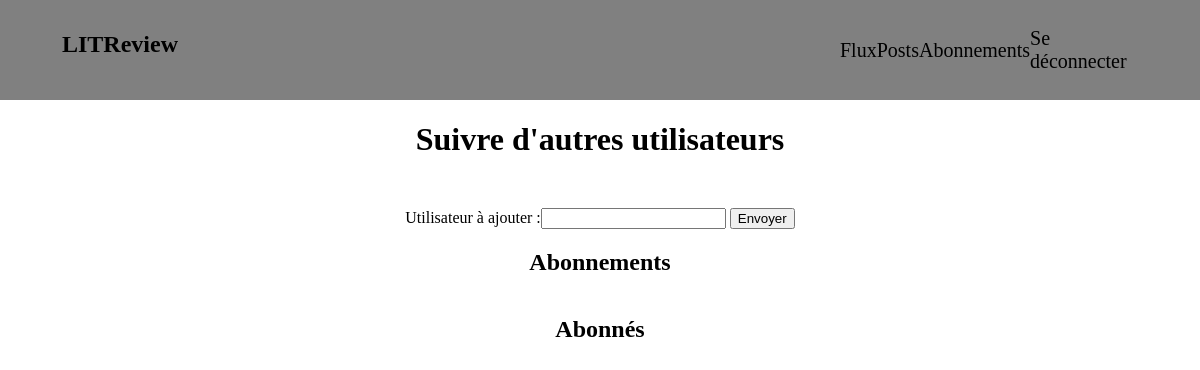
The page /followed/ (signed in) on the database as committed earlier.
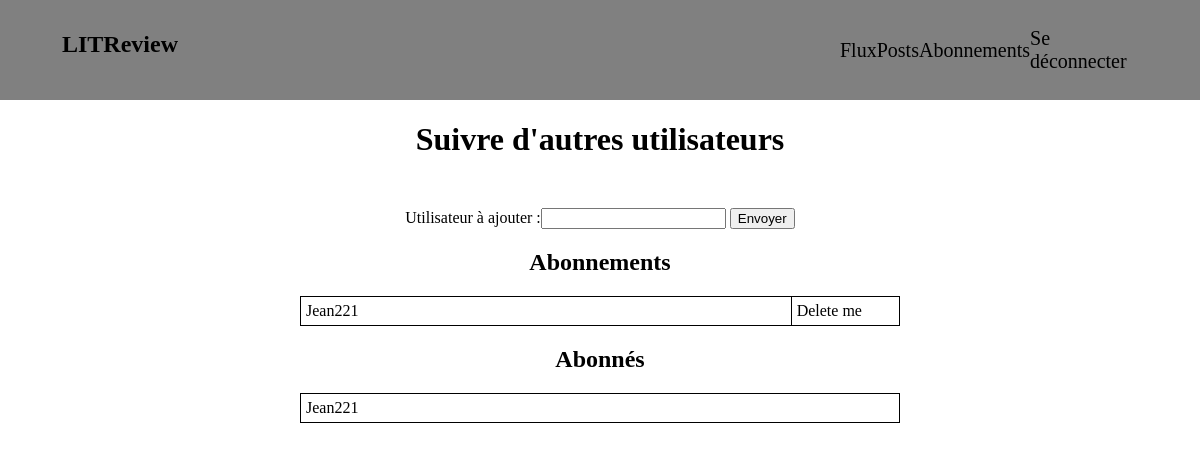
The same page on the database as committed later.
### posts/models.py (models this page shows, shortened)
class UserFollows(models.Model):
    user = models.ForeignKey(to=settings.AUTH_USER_MODEL,on_delete=models.CASCADE,related_name='following')
    followed_user = models.ForeignKey(to=settings.AUTH_USER_MODEL,on_delete=models.CASCADE,related_name='followed_by')
    class Meta:
        unique_together = ('user', 'followed_user', )

### posts/views.py (the view, shortened to what this page needs)
# urls.py: path('followed/',follow,name = 'abonnements'),
def follow(request):
    context = {}
    form = UserForm()
    result_abonnements = []
    result_abonnés = []
    users = User.objects.all()
    for userfollow in UserFollows.objects.all():
        if request.user.id == userfollow.followed_user_id:
            userfollow.username = userfollow.user_id
            result_abonnés.append(userfollow)
        if userfollow.user_id == request.user.id:
            userfollow.username = userfollow.followed_user_id
            result_abonnements.append(userfollow)
    for user in users:
        for abo in result_abonnés:
            if abo.username == user.id:
                abo.username = user.username
        for abonne in result_abonnements:
            if abonne.username == user.id:
                abonne.username = user.username
    context['abonnements'] = result_abonnements
    context['abonnés'] = result_abonnés
    context['form'] = form
    return render(request, "followed.html",context)

### posts/forms.py
class UserForm(forms.Form):
    users = User.objects.all()
    user_to_follow = forms.CharField(label='Utilisateur à ajouter')

### utilisateurs/templates/followed.html (shortened to what this page needs)
{% extends 'base.html' %}
{% load static %}
{% block title %}
<h1>Suivre d'autres utilisateurs</h1>
{% endblock %}
{% block content %}
<link rel="stylesheet" href="{% static 'css/followed.css' %}">
<div class="content">
    <form method="POST" id="form">
        {{ form }}
        <input type="submit" value="Envoyer">
    </form>
    <h2>Abonnements</h2>
    <table class="tableau_abonnements">
    {% for abonnement in abonnements %}
        <tr>
            <td>{{abonnement.username}}</td>
            <td><a href="/delete/{{abonnement.id}}">Delete me</a></td>
        </tr>
    {% endfor %}
    </table>
    <h2>Abonnés</h2>
    <table class="tableau_abonnés">
    {% for abonné in abonnés %}
       <tr>
            <td>{{abonné.username}}</td>
        </tr>
    {% endfor %}
        </table>
</div>
{% endblock %}

Rows that differ between the two databases and show on the page:
added UserFollows: username "Jean221", shown under "Abonnements"
added UserFollows: username "Jean221", shown under "Abonnés"
